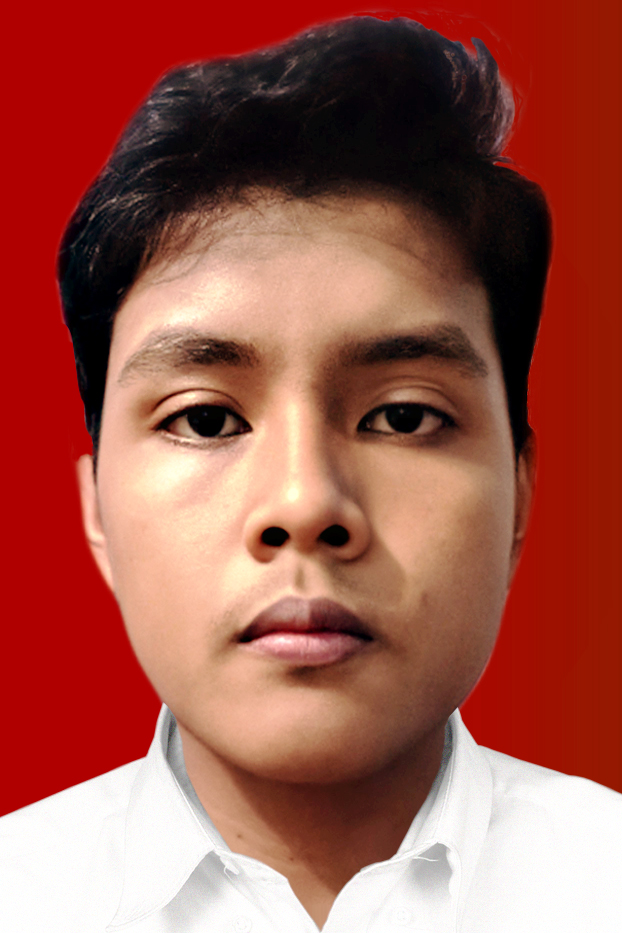
#> input picture pas foto (1).jpg, 622 x 933 px
$ python 'Tugas Image Processing (Gambar).py'
#> lines starting #> are read from the running program, lines starting #| are printed output that depends on the picture
import matplotlib.pyplot as plt
import numpy as np
from PIL import Image, ImageOps

image = plt.imread("pas foto (1).jpg")
#> image is the input picture: shape (933, 622, 3); mean R, G, B 158.6, 87.8, 75.8

plt.imshow(image)                           # Image asli
plt.show()

img_pil = Image.fromarray(np.uint8(image))
img_pil = ImageOps.equalize(img_pil)
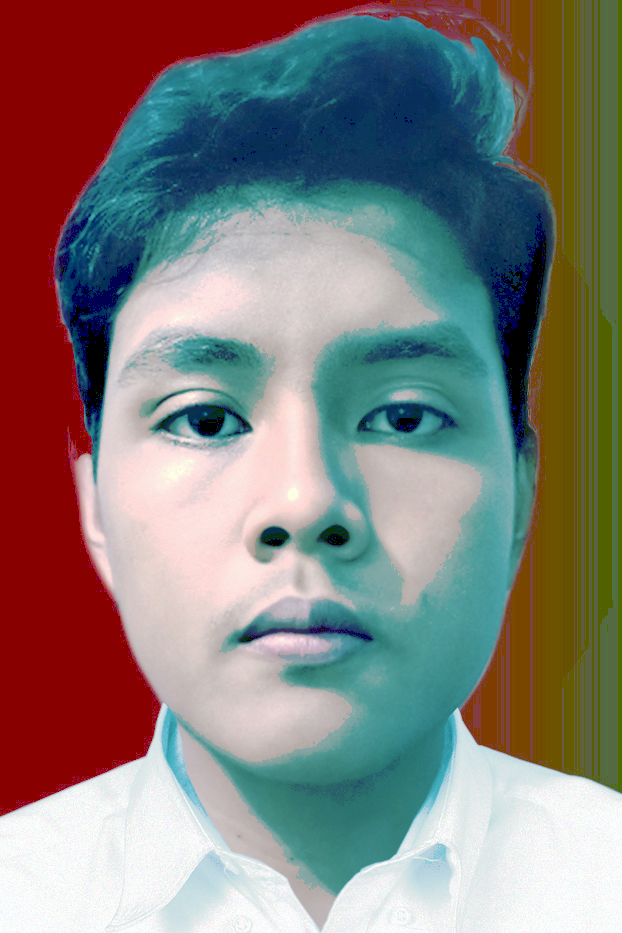
#> img_pil: PIL image 622x933 RGB; mean R, G, B 130.7, 125.7, 121.2
imgNp =np.asarray(img_pil)

plt.imshow(imgNp)                           # Image setelah equalize
plt.show()
